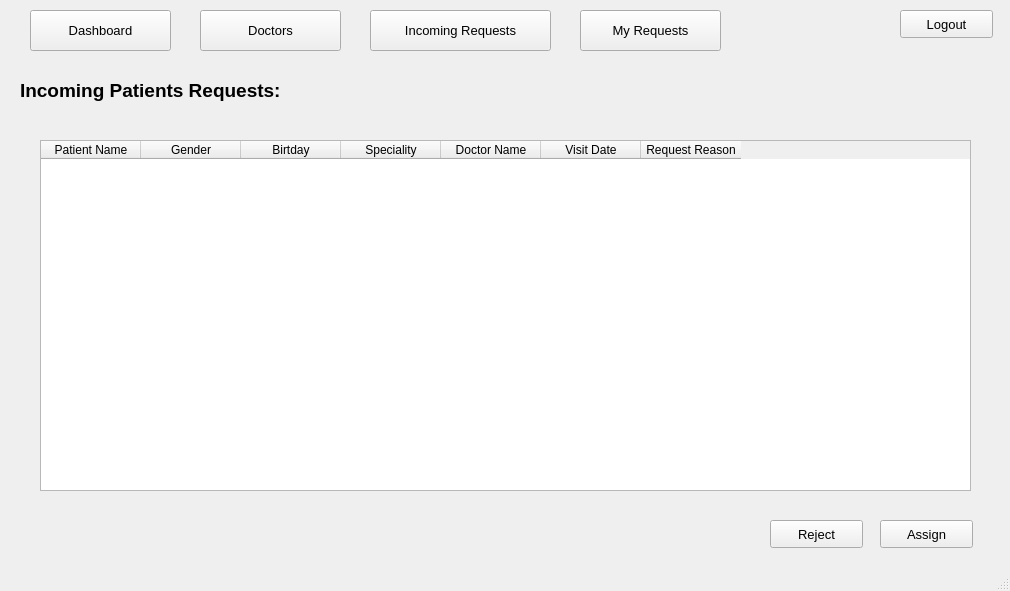
<?xml version="1.0" encoding="UTF-8"?>
<ui version="4.0">
 <class>ClinicRequest</class>
 <widget class="QMainWindow" name="ClinicRequest">
  <property name="geometry">
   <rect>
    <x>0</x>
    <y>0</y>
    <width>1010</width>
    <height>591</height>
   </rect>
  </property>
  <property name="mouseTracking">
   <bool>true</bool>
  </property>
  <property name="windowTitle">
   <string>Call A Doctor - Clinic Incoming Request Page</string>
  </property>
  <widget class="QWidget" name="centralwidget">
   <widget class="QPushButton" name="DoctorsButton">
    <property name="geometry">
     <rect>
      <x>200</x>
      <y>10</y>
      <width>141</width>
      <height>41</height>
     </rect>
    </property>
    <property name="font">
     <font>
      <pointsize>10</pointsize>
     </font>
    </property>
    <property name="text">
     <string>Doctors</string>
    </property>
   </widget>
   <widget class="QPushButton" name="LogoutButton">
    <property name="geometry">
     <rect>
      <x>900</x>
      <y>10</y>
      <width>93</width>
      <height>28</height>
     </rect>
    </property>
    <property name="font">
     <font>
      <pointsize>10</pointsize>
     </font>
    </property>
    <property name="text">
     <string>Logout</string>
    </property>
   </widget>
   <widget class="QPushButton" name="DashboardButton">
    <property name="geometry">
     <rect>
      <x>30</x>
      <y>10</y>
      <width>141</width>
      <height>41</height>
     </rect>
    </property>
    <property name="font">
     <font>
      <pointsize>10</pointsize>
     </font>
    </property>
    <property name="text">
     <string>Dashboard</string>
    </property>
   </widget>
   <widget class="QPushButton" name="IncomingRequestsButton">
    <property name="geometry">
     <rect>
      <x>370</x>
      <y>10</y>
      <width>181</width>
      <height>41</height>
     </rect>
    </property>
    <property name="font">
     <font>
      <pointsize>10</pointsize>
     </font>
    </property>
    <property name="text">
     <string>Incoming Requests</string>
    </property>
   </widget>
   <widget class="QPushButton" name="RejectButton">
    <property name="geometry">
     <rect>
      <x>770</x>
      <y>520</y>
      <width>93</width>
      <height>28</height>
     </rect>
    </property>
    <property name="font">
     <font>
      <pointsize>10</pointsize>
     </font>
    </property>
    <property name="text">
     <string>Reject</string>
    </property>
   </widget>
   <widget class="QPushButton" name="AssignButton">
    <property name="geometry">
     <rect>
      <x>880</x>
      <y>520</y>
      <width>93</width>
      <height>28</height>
     </rect>
    </property>
    <property name="font">
     <font>
      <pointsize>10</pointsize>
     </font>
    </property>
    <property name="text">
     <string>Assign</string>
    </property>
   </widget>
   <widget class="QPushButton" name="MyRequestsButton">
    <property name="geometry">
     <rect>
      <x>580</x>
      <y>10</y>
      <width>141</width>
      <height>41</height>
     </rect>
    </property>
    <property name="font">
     <font>
      <pointsize>10</pointsize>
     </font>
    </property>
    <property name="text">
     <string>My Requests</string>
    </property>
   </widget>
   <widget class="QTableWidget" name="IncomingRequestWidget">
    <property name="geometry">
     <rect>
      <x>40</x>
      <y>140</y>
      <width>931</width>
      <height>351</height>
     </rect>
    </property>
    <column>
     <property name="text">
      <string>Patient Name</string>
     </property>
    </column>
    <column>
     <property name="text">
      <string>Gender</string>
     </property>
    </column>
    <column>
     <property name="text">
      <string>Birtday</string>
     </property>
    </column>
    <column>
     <property name="text">
      <string>Speciality</string>
     </property>
    </column>
    <column>
     <property name="text">
      <string>Doctor Name</string>
     </property>
    </column>
    <column>
     <property name="text">
      <string>Visit Date</string>
     </property>
    </column>
    <column>
     <property name="text">
      <string>Request Reason</string>
     </property>
    </column>
   </widget>
   <widget class="QLabel" name="RequestPageLabel">
    <property name="geometry">
     <rect>
      <x>20</x>
      <y>70</y>
      <width>411</width>
      <height>41</height>
     </rect>
    </property>
    <property name="font">
     <font>
      <pointsize>14</pointsize>
      <weight>75</weight>
      <bold>true</bold>
     </font>
    </property>
    <property name="text">
     <string>Incoming Patients Requests:</string>
    </property>
   </widget>
  </widget>
  <widget class="QStatusBar" name="statusbar"/>
 </widget>
 <resources/>
 <connections/>
</ui>
